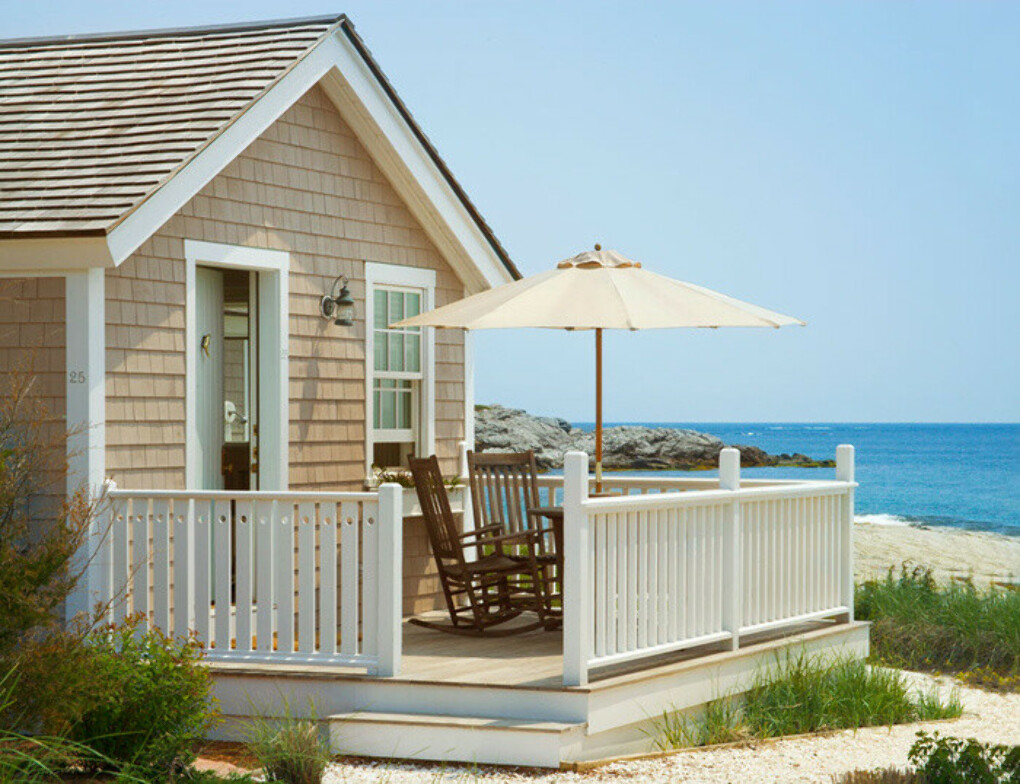
#> input picture hw1/sea.jpg, 1020 x 784 px
$ jupyter execute Untitled.ipynb
#> lines starting #> are read from the running program, lines starting #| are printed output that depends on the picture
[cell 1]
import cv2
import numpy as np
from matplotlib import pyplot as plt
plt.rcParams['figure.figsize'] = [10, 5]

[cell 2]
# Load an image (you can freely chose any image you like)
img = cv2.imread('sea.jpg')
#> img is the input picture: shape (784, 1020, 3); mean B, G, R 158.3, 166.4, 156.2
# Convert it to RGB
img = cv2.cvtColor(img, cv2.COLOR_BGR2RGB)
# Plot it
plt.imshow(img)

[cell 3]
# Split the image into the three colour channels
red, green, blue = cv2.split(img)
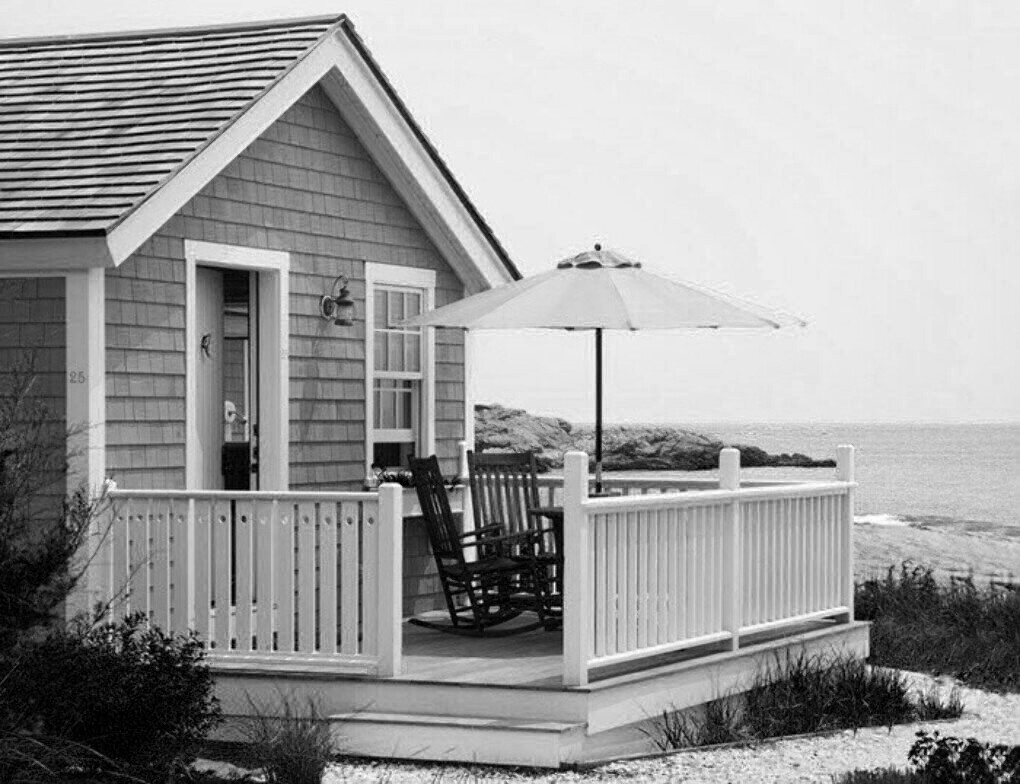
#> blue: shape (784, 1020); min 0, max 255, mean 158.3

# Compose the image in the RGB colour space
img1 = cv2.merge([red, green, blue])

# Compose the image in the RBG colour space
img2 = cv2.merge([red, blue, green])
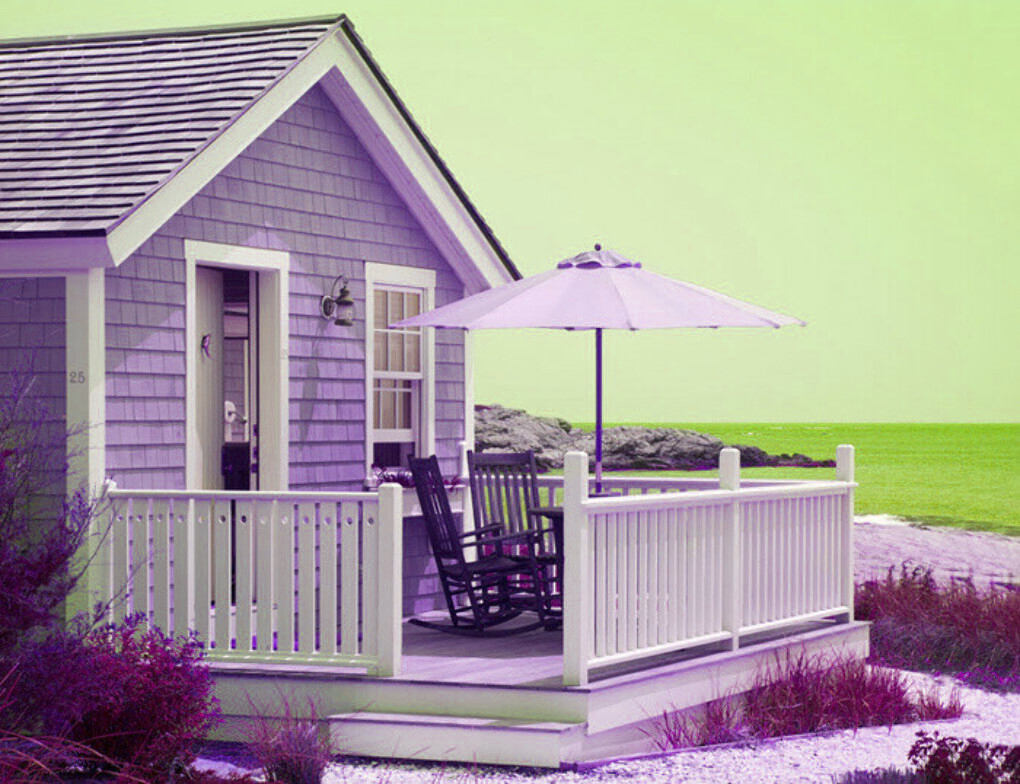
#> img2: shape (784, 1020, 3); mean of channels 0, 1, 2 156.2, 158.3, 166.4; drawn as B, G, R

# Compose the image in the GRB colour space
img3 = cv2.merge([green, red, blue])
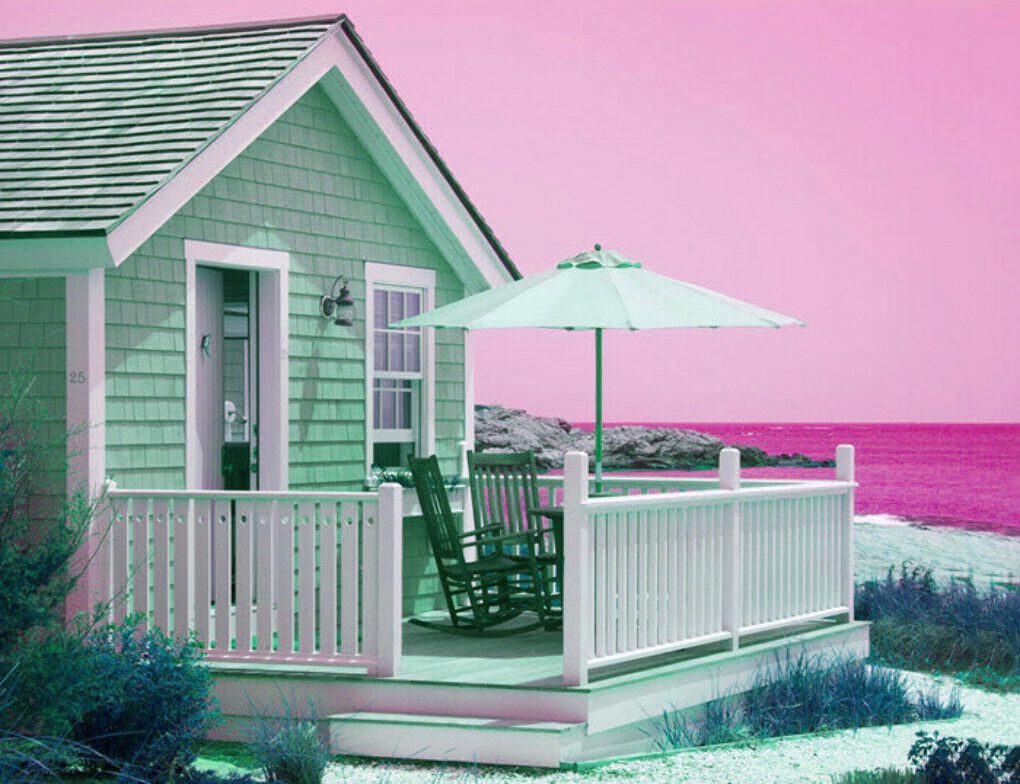
#> img3: shape (784, 1020, 3); mean of channels 0, 1, 2 166.4, 156.2, 158.3; drawn as B, G, R

# Compose the image in the BGR colour space
img4 = cv2.merge([blue, green, red])

# Create the collage
out1 = np.hstack([img1, img2])
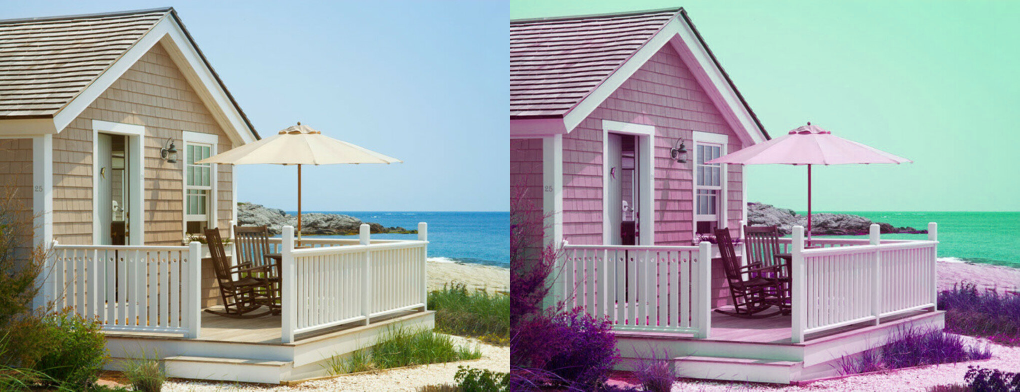
#> out1: shape (784, 2040, 3) (shown at 1/2 size); mean R, G, B 156.2, 162.4, 162.4
out2 = np.hstack([img3, img4])
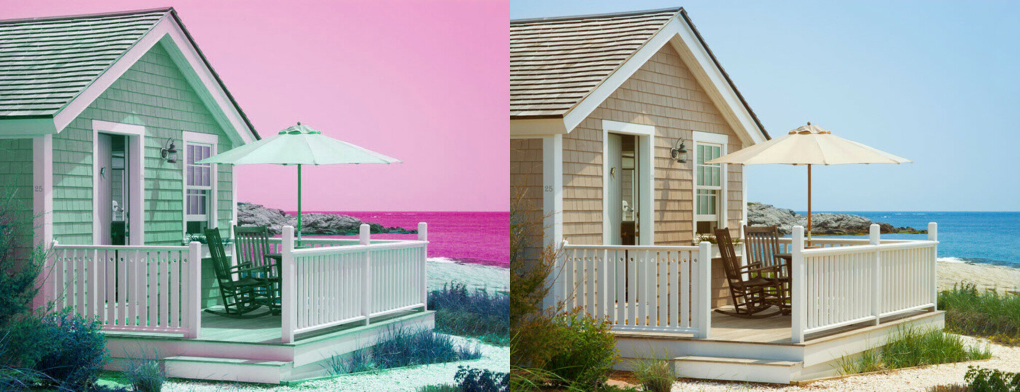
#> out2: shape (784, 2040, 3) (shown at 1/2 size); mean of channels 0, 1, 2 162.4, 161.3, 157.2; drawn as B, G, R
out = np.vstack([out1, out2])
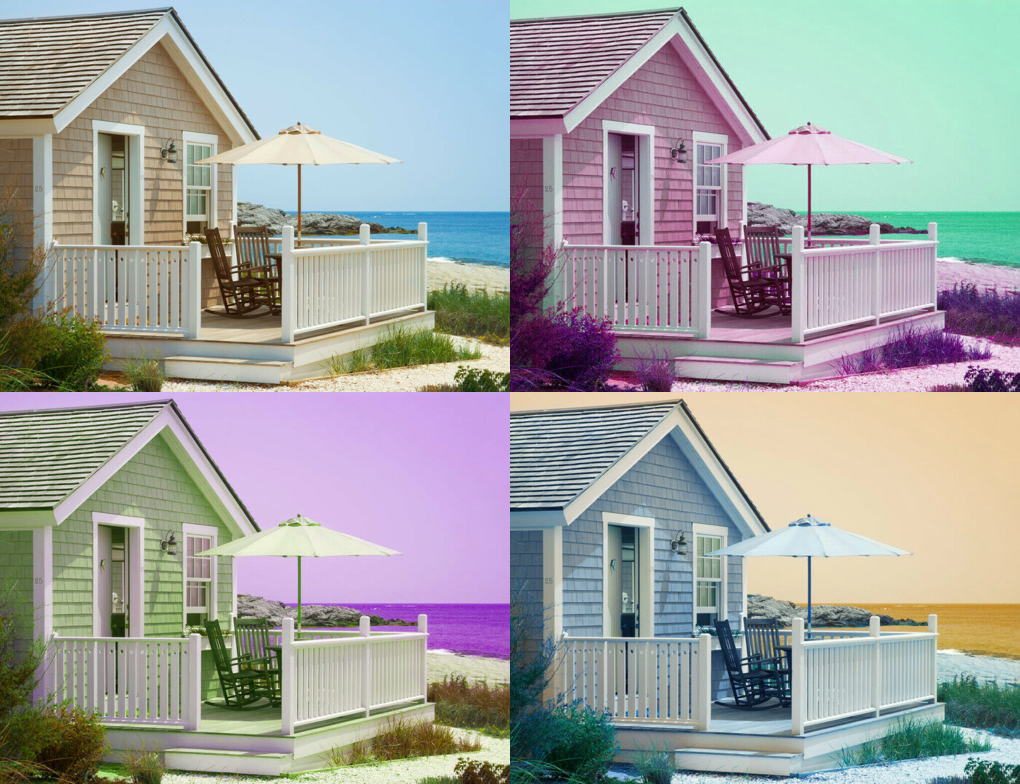
#> out: shape (1568, 2040, 3) (shown at 1/2 size); mean R, G, B 159.3, 161.8, 159.8

# Plot the collage
plt.imshow(out)
plt.axis(False)
